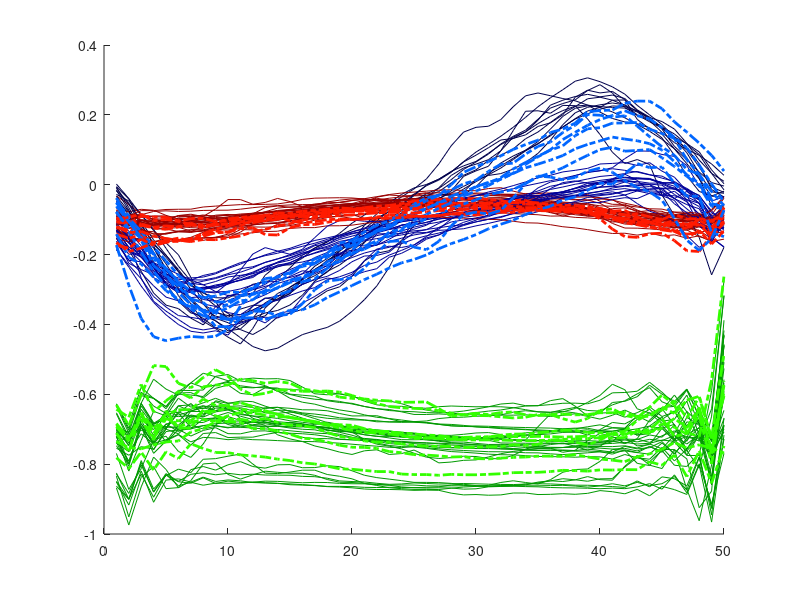
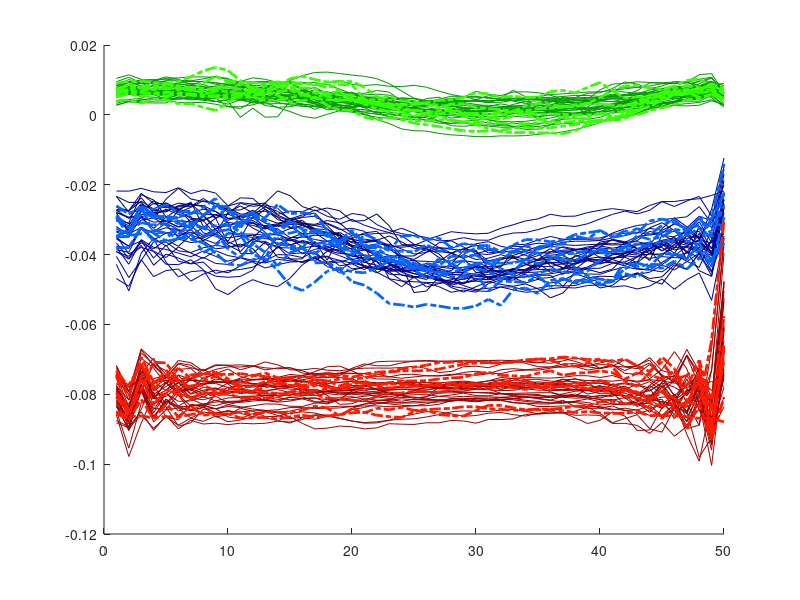
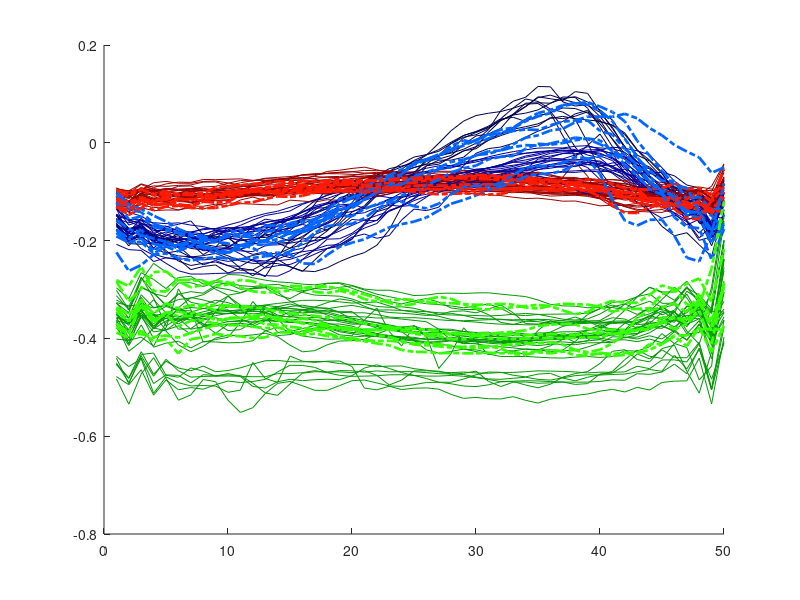
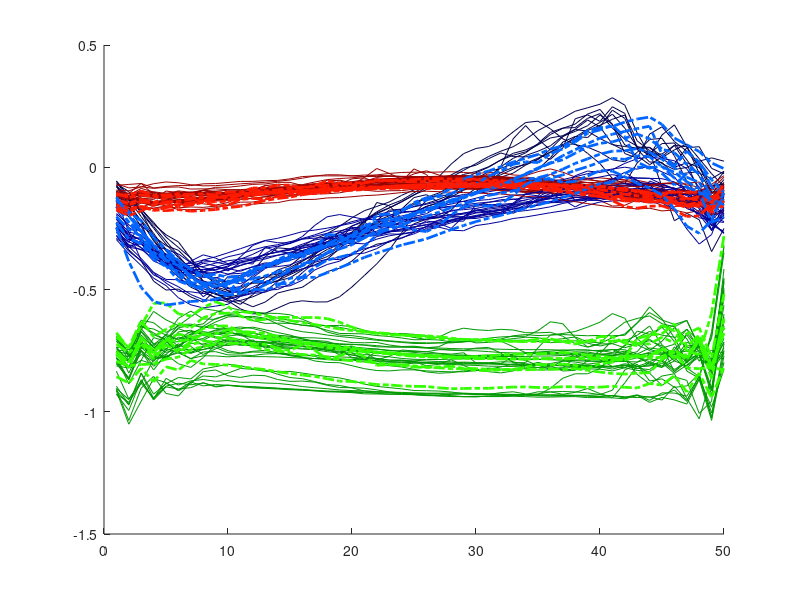

The MATLAB script that drew these images, in order:
% MM and gaussian unit test
% for 5 key positions
data_train=load('final_data_for_train_test/train_for_model_2.mat');
data_train=data_train.train_for_model;
[N T]=size(data_train);
%% normalization towards mean value
figure(1)
hold on;
figure(2)
hold on;
figure(3)
hold on;
figure(4)
hold on;
figure(5)
hold on;
figure(6)
hold on;
figure(7)
hold on;
figure(8)
hold on;
figure(9)
hold on;
for h=1:50:T
     %normalized = featureNormalize(data_train(:, h:h+49)')';
  % get the max and mean
   normalized= data_train(:, h:h+49);
   normalized_data(1:27,h:h+49)=normalized;
%    delta=bsxfun(@minus, (normalized(:,1)),0);
%    normalized=bsxfun(@minus, normalized, delta);

   figure(1)
   M=plot(normalized(1:3,:)');           % line plot
   set(M, {'color'}, {[0.6 0 0];[0 0.6 0];[0 0 0.3]}, 'LineWidth',0.2);
   figure(2)
   M=plot(normalized(4:6,:)');           % line plot
   set(M, {'color'}, {[0.6 0 0];[0 0.6 0];[0 0 0.3]}, 'LineWidth',0.2);
   figure(3)
   M=plot(normalized(7:9,:)');           % line plot
   set(M, {'color'}, {[0.6 0 0];[0 0.6 0];[0 0 0.3]}, 'LineWidth',0.2);
   figure(4)
   M=plot(normalized(10:12,:)');           % line plot
   set(M, {'color'}, {[0.6 0 0];[0 0.6 0];[0 0 0.3]}, 'LineWidth',0.2);
   figure(5)
   M=plot(normalized(13:15,:)');           % line plot
   set(M, {'color'}, {[0.6 0 0];[0 0.6 0];[0 0 0.3]}, 'LineWidth',0.2);
   figure(6)
   M=plot(normalized(16:18,:)');           % line plot
   set(M, {'color'}, {[0.6 0 0];[0 0.6 0];[0 0 0.3]}, 'LineWidth',0.2);
   figure(7)
   M=plot(normalized(19:21,:)');           % line plot
   set(M, {'color'}, {[0.6 0 0];[0 0.6 0];[0 0 0.3]}, 'LineWidth',0.2);
   figure(8)
   M=plot(normalized(22:24,:)');           % line plot
   set(M, {'color'}, {[0.8 0 0];[0 0.7 0];[0 0 0.3]}, 'LineWidth',0.5);
   figure(9)
   M=plot(normalized(25:27,:)');           % line plot
   set(M, {'color'}, {[0.6 0 0];[0 0.6 0];[0 0 0.3]}, 'LineWidth',0.5);
end

data_train=normalized;


nS=T/50;
%number of sequences

%GMM_model = fitgmdist(normalized_data', 7);


% example on how to  generate random data by this model 
% X = random(GMM_state{1},1000);


%% 
 % test new data to check if the model fits the new data and what is the
 % probability of the data being generated by this model

 
 % using the ML algo
% http://people.csail.mit.edu/dsontag/courses/ml12/slides/lecture21.pdf

% Posterior
%y = y + obj.PComponents(j) * mvncdf(X,obj.mu(j,:),obj.Sigma(:,:,j));
 
%pr = posterior(GMM_state{1}, state(:,1)');
% if there is a model which fits with more than 95 % accuracy, it is fine



% test on the normal set
normal=load('final_data_for_train_test/test_normal_2.mat');
normal=normal.train_for_model_normal;
[N T]=size(normal);
nS=T/50;
%number of sequences
i=1;
for h=1:50:T

 %  normalized = featureNormalize(normal(:, h:h+49)')';
   % get the max and mean
  
   normalized= normal(:, h:h+49);
   normalized_data_test(1:27,h:h+49)=normalized;
%    delta=bsxfun(@minus, (normalized(:,1)),0);
%    normalized=bsxfun(@minus, normalized, delta);
%    
   
   figure(1)
   M=plot(normalized(1:3,:)');           % line plot
   set(M, {'color'}, {[0.6 0 0];[0 0.6 0];[0 0 0.6]}, 'LineWidth',0.3);
   figure(2)
   M=plot(normalized(4:6,:)');           % line plot
   set(M, {'color'}, {[0.6 0 0];[0 0.6 0];[0 0 0.6]}, 'LineWidth',0.3);
   figure(3)
   M=plot(normalized(7:9,:)');           % line plot
   set(M, {'color'}, {[0.6 0 0];[0 0.6 0];[0 0 0.6]}, 'LineWidth',0.3);
   figure(4)
   M=plot(normalized(10:12,:)');           % line plot
   set(M, {'color'}, {[0.6 0 0];[0 0.6 0];[0 0 0.6]}, 'LineWidth',0.3);
   figure(5)
   M=plot(normalized(13:15,:)');           % line plot
   set(M, {'color'}, {[0.6 0 0];[0 0.6 0];[0 0 0.6]}, 'LineWidth',0.3);
   figure(6)
   M=plot(normalized(16:18,:)');           % line plot
   set(M, {'color'}, {[0.6 0 0];[0 0.6 0];[0 0 0.6]}, 'LineWidth',0.3);
   figure(7)
   M=plot(normalized(19:21,:)');           % line plot
   set(M, {'color'}, {[0.6 0 0];[0 0.6 0];[0 0 0.6]}, 'LineWidth',0.3);
   figure(8)
   M=plot(normalized(22:24,:)');           % line plot
   set(M, {'color'}, {[0.6 0 0];[0 0.6 0];[0 0 0.6]}, 'LineWidth',0.3);
   figure(9)
   M=plot(normalized(25:27,:)');           % line plot
   set(M, {'color'}, {[0.6 0 0];[0 0.6 0];[0 0 0.6]}, 'LineWidth',0.3);
%   [pr, nlogl(i)]= posterior(GMM_model, normalized');
   i=i+1;
end
i


%% abnormal LKI
LKI=load('final_data_for_train_test/test_RFD_2.mat');
LKI=LKI.train_for_model_RFD;
[N T]=size(LKI);
nS=T/50;
%number of sequences
NameArray = {'LineStyle'};
ValueArray = { '-.'};
for h=1:50:T

   %normalized = featureNormalize(LKI(:, h:h+49)')';
   % get the max and mean
   normalized=LKI(:, h:h+49);
   normalized_data_LKI(1:27,h:h+49)=normalized;
%    delta=bsxfun(@minus, (normalized(:,1)),0);
%    normalized=bsxfun(@minus, normalized, delta);
   figure(1)
   figure(1)
   M=plot(normalized(1:3,:)');           % line plot
   set(M, {'color'}, {[1 0.1 0];[0.2 1 0];[0 0.4 1]}, NameArray, ValueArray,  'LineWidth',2);
   figure(2)
   M=plot(normalized(4:6,:)');           % line plot
   set(M, {'color'}, {[1 0.1 0];[0.2 1 0];[0 0.4 1]},  NameArray, ValueArray, 'LineWidth',2);
   figure(3)
   M=plot(normalized(7:9,:)');           % line plot
   set(M, {'color'}, {[1 0.1 0];[0.2 1 0];[0 0.4 1]},  NameArray, ValueArray, 'LineWidth',2);
   figure(4)
   M=plot(normalized(10:12,:)');           % line plot
   set(M, {'color'}, {[1 0.1 0];[0.2 1 0];[0 0.4 1]},  NameArray, ValueArray, 'LineWidth',2);
     figure(5)
   M=plot(normalized(13:15,:)');           % line plot
   set(M, {'color'}, {[1 0.1 0];[0.2 1 0];[0 0.4 1]},  NameArray, ValueArray, 'LineWidth',2);
 figure(6)
   M=plot(normalized(16:18,:)');           % line plot
   set(M, {'color'}, {[1 0.1 0];[0.2 1 0];[0 0.4 1]},  NameArray, ValueArray, 'LineWidth',2);
 figure(7)
   M=plot(normalized(19:21,:)');           % line plot
   set(M, {'color'}, {[1 0.1 0];[0.2 1 0];[0 0.4 1]},  NameArray, ValueArray, 'LineWidth',2);
 figure(8)
   M=plot(normalized(22:24,:)');           % line plot
   set(M, {'color'}, {[1 0.1 0];[0.2 1 0];[0 0.4 1]},  NameArray, ValueArray, 'LineWidth',2);
 figure(9)
   M=plot(normalized(25:27,:)');           % line plot
   set(M, {'color'}, {[1 0.1 0];[0.2 1 0];[0 0.4 1]},  NameArray, ValueArray, 'LineWidth',2);
 %    [pr, nlogl(i)]= posterior(GMM_model, normalized');
    i=i+1;
end


% 
% 
% 
% for i=1:50:T
%     data_seq=LKI(3:3:N,i:i+49);
%         for j=1:10:50
%             state=data_seq(:,j:j+9);
%             state=mean(state,2);
%             pr = posterior(GMM_state{1}, state')
%         end
% 
% 
% end




% 
% %%
% % plot without normalization
% % MM and gaussian unit test
% % for 5 key positions
% data_train=load('final_data_for_train_test/train_for_model.mat');
% data_train=data_train.train_for_model;
% [N T]=size(data_train);
% %% normalization towards mean value
% figure(1)
% hold on;
% for h=1:50:T
% 
%    normalized = featureNormalize(data_train(:, h:h+49)')';
%    % get the max and mean
%    normalized_data(1:27,h:h+49)=normalized;
%    figure(1)
%    plot(data_train(3, h:h+49),'b'); % plot Z of normalized data
% end
% 
% data_train=normalized;
% 
% 
% nS=T/50;
% %number of sequences
% 
% GMM_model = fitgmdist(normalized_data', 8);
% 
% 
% % example on how to  generate random data by this model 
% % X = random(GMM_state{1},1000);
% 
% 
% %% 
%  % test new data to check if the model fits the new data and what is the
%  % probability of the data being generated by this model
% 
%  
%  % using the ML algo
% % http://people.csail.mit.edu/dsontag/courses/ml12/slides/lecture21.pdf
% 
% % Posterior
% %y = y + obj.PComponents(j) * mvncdf(X,obj.mu(j,:),obj.Sigma(:,:,j));
%  
% %pr = posterior(GMM_state{1}, state(:,1)');
% % if there is a model which fits with more than 95 % accuracy, it is fine
% 
% 
% 
% % test on the normal set
% normal=load('final_data_for_train_test/test_normal.mat');
% normal=normal.train_for_model_normal;
% [N T]=size(normal);
% nS=T/50;
% %number of sequences
% i=1;
% for h=1:50:T
% 
%    normalized = featureNormalize(normal(:, h:h+49)')';
%    % get the max and mean
%    normalized_data_test(1:27,h:h+49)=normalized;
%    figure(1)
%    plot(normal(3, h:h+49),'r'); % plot Z of normalized data
%    [pr, nlogl(i)]= posterior(GMM_model, normalized');
%    i=i+1;
% end
% 
% 
% 
% %% abnormal LKI
% LKI=load('final_data_for_train_test/test_LKI.mat');
% LKI=LKI.train_for_model_LKI;
% [N T]=size(LKI);
% nS=T/50;
% %number of sequences
% 
% for h=1:50:T
% 
%    normalized = featureNormalize(LKI(:, h:h+49)')';
%    % get the max and mean
%    normalized_data_LKI(1:27,h:h+49)=normalized;
%    figure(1)
%    plot(LKI(3, h:h+49),'g'); % plot Z of normalized data
% end

